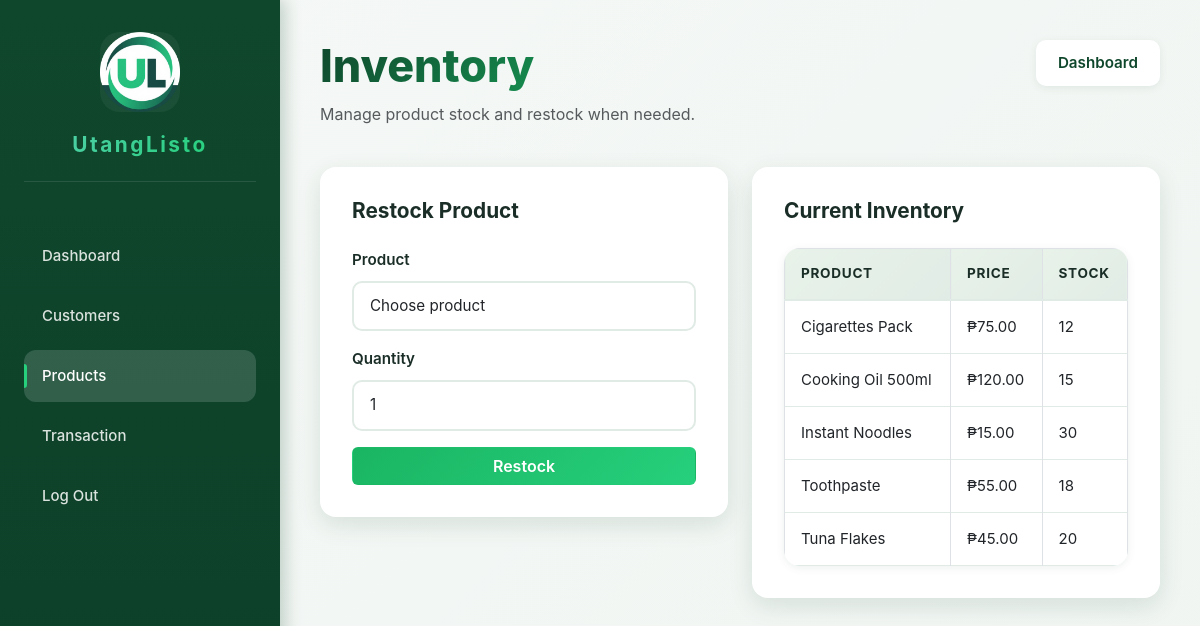
Screenshot of /index.php?action=inventory (signed in) with the database file from the repository.
### tables this page shows
CREATE TABLE `products` (
  `id` int(11) NOT NULL,
  `name` varchar(150) NOT NULL,
  `price` decimal(10,2) NOT NULL,
  `stock` int(11) NOT NULL DEFAULT 0
);

### models/Product.php (called while the page is built, shortened)
<?php
class Product {
    private $conn;
    public function __construct($conn) {
        $this->conn = $conn;
        $this->seedDefaultProducts();
    }
    public function all() {
        $stmt = $this->conn->query("SELECT * FROM products ORDER BY name");
        return $stmt->fetchAll(PDO::FETCH_ASSOC);
    }
    private function seedDefaultProducts() {
        $count = $this->conn->query("SELECT COUNT(*) FROM products")->fetchColumn();
        if ($count > 0) {
            return;
        }
    }
}

### controllers/StoreController.php (called while the page is built, shortened)
<?php
require_once 'models/Product.php';
class StoreController {
    private $products;
    public function __construct() {
        global $conn;
        $this->products = new Product($conn);
    }
    public function getProducts() {
        return $this->products->all();
    }
}

### views/inventory.php (the view, shortened to what this page needs)
<!DOCTYPE html>
<html>
<head>
<link href="https://cdn.jsdelivr.net/npm/bootstrap@5.3.0/dist/css/bootstrap.min.css" rel="stylesheet">
<link href="assets/css/style.css" rel="stylesheet">
</head>
<body>
<div class="app-container">
    <aside class="sidebar">
        <div class="sidebar-brand">
            <div class="brand-logo">
                <img src="assets/images/logo.png" alt="UtangListo Logo" />
            </div>
            <div class="brand-text">UtangListo</div>
        </div>
        <nav class="sidebar-nav">
            <a href="index.php?action=home">Dashboard</a>
            <a href="index.php?action=customers">Customers</a>
            <a class="active" href="index.php?action=inventory">Products</a>
            <a href="index.php?action=sales">Transaction</a>
            <a href="index.php?action=logout">Log Out</a>
        </nav>
    </aside>
    <main class="main-content">
        <div class="topbar">
            <div>
                <h1 class="page-title">Inventory</h1>
                <p class="text-muted">Manage product stock and restock when needed.</p>
            </div>
            <div class="topbar-actions">
                <a href="index.php?action=home">Dashboard</a>
            </div>
        </div>
        <div class="row gy-4">
            <div class="col-lg-6">
                <div class="card card-custom form-card">
                    <div class="card-body">
                        <h5 class="card-title">Restock Product</h5>
                        <form method="POST" action="index.php?action=inventory">
                            <div class="mb-3">
                                <label class="form-label">Product</label>
                                <select name="product_id" class="form-select" required>
                                    <option value="">Choose product</option>
                                </select>
                            </div>
                            <div class="mb-3">
                                <label class="form-label">Quantity</label>
                                <input type="number" name="restock_quantity" class="form-control" min="1" value="1" required>
                            </div>
                            <button class="btn btn-primary w-100" type="submit">Restock</button>
                        </form>
                    </div>
                </div>
            </div>
            <div class="col-lg-6">
                <div class="card card-custom">
                    <div class="card-body">
                        <h5 class="card-title">Current Inventory</h5>
                        <div class="table-responsive">
                            <table class="table table-bordered table-sm">
                                <thead>
                                    <tr>
                                        <th>Product</th>
                                        <th>Price</th>
                                        <th>Stock</th>
                                    </tr>
                                </thead>
                                <tbody>
                                    <?php foreach ($products as $product): ?>
                                        <tr>
                                            <td><?php echo htmlspecialchars($product['name']); ?></td>
                                            <td>₱<?php echo number_format($product['price'], 2); ?></td>
                                            <td><?php echo $product['stock']; ?></td>
                                        </tr>
                                    <?php endforeach; ?>
                                </tbody>
                            </table>
                        </div>
                    </div>
                </div>
            </div>
        </div>
    </main>
</div>
</body>
</html>

### index.php (shortened to what this page needs)
<?php
require_once 'controllers/AuthController.php';
require_once 'controllers/StoreController.php';
$auth = new AuthController();
$store = new StoreController();
$action = $_GET['action'] ?? 'login';
if ($action == 'register' && $_SERVER['REQUEST_METHOD'] == 'POST') {
    $result = $auth->register($_POST);
    if (is_array($result) && $result['success']) {
        $_SESSION['pending_verification'] = true;
        $_SESSION['pending_email'] = $_POST['email'];
        header('Location: index.php?action=verify-pending');
        exit;
    } else {
        if (is_array($result)) {
            $error = $result['message'] ?? 'Registration failed';
        } else {
            $error = $result;
        }
        include 'views/register.php';
    }
} elseif ($action == 'inventory') {
    $products = $store->getProducts();
    include 'views/inventory.php';
} elseif ($action == 'logout') {
    session_destroy();
    header('Location: index.php?action=login');
} elseif ($action == 'register') {
    include 'views/register.php';
} else {
    include 'views/login.php';
}
?>

### rows the page displays
products: name "Cigarettes Pack", price "75.00", stock "12"
products: name "Cooking Oil 500ml", price "120.00", stock "15"
products: name "Instant Noodles", price "15.00", stock "30"
products: name "Toothpaste", price "55.00", stock "18"
products: name "Tuna Flakes", price "45.00", stock "20"
